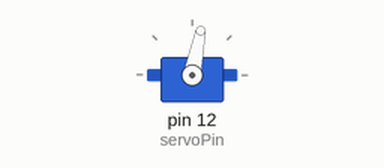
Simulated run of this program. Board: Raspberry Pi (header pin numbers). Shown: servo. Servo angles are drawn from the pulse width (0.5 ms = 0°, 2.5 ms = 180°); what the program prints to the terminal is not drawn.

Above: at 0.05 s.
At 0.4 s:
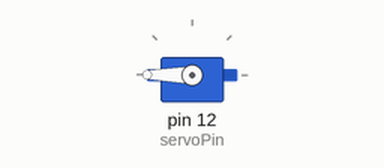
At 0.8 s:
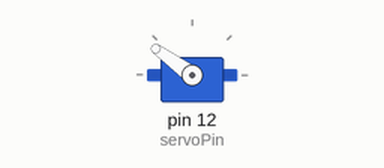
At 1.35 s:
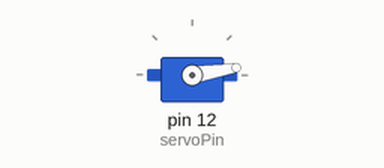
Timing chart, 0 to 3.1 s (numbered marks = the images above):
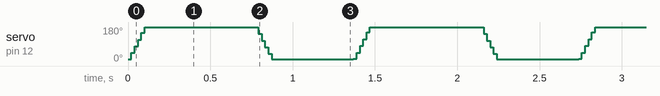

The program:

Rasp_Pi_15Servo.py
```python
import RPi.GPIO as GPIO
import time
OFFSE_DUTY = 0.5 #pulse offset
SERVO_MIN_DUTY = 2.5+OFFSE_DUTY #minimum angle pulse offset
SERVO_MAX_DUTY = 12.5+OFFSE_DUTY #maximum angle pulse offset
servoPin = 12 #output pin for servo

def map(value, fromLow, fromHigh, toLow, toHigh):
    return (toHigh-toLow)*(value-fromLow)/(fromHigh-fromLow) + toLow

#initialization
def setup():
    global p

    #set servo pin to output and a low value
    GPIO.setmode(GPIO.BOARD)
    GPIO.setup(servoPin, GPIO.OUT)
    GPIO.output(servoPin, GPIO.LOW)

    #define duty cycle to be 50Hz for servo pin
    p = GPIO.PWM(servoPin, 50)
    p.start(0)

def servoWrite(angle): #rotates servo to a given angle by mapping with duty cycle
    if(angle < 0):
        angle = 0
    elif(angle > 180):
        angle = 180
    p.ChangeDutyCycle(map(angle,0,100,SERVO_MIN_DUTY,SERVO_MAX_DUTY))

def loop():
    while True:
        for dc in range(0,180,1): #rotate servo from 0 to 180 degrees
            servoWrite(dc)
            time.sleep(0.001)
        time.sleep(0.5)

        for dc in range(180,-1,-1): #rotate servo from 180 degrees to 0
            servoWrite(dc)
            time.sleep(0.001)
        time.sleep(0.5)

#disable GPIO pins
def destroy():
    p.stop()
    GPIO.cleanup()

if __name__ == "__main__":
    print("Program is starting...")
    setup()
    try:
        loop()
    except KeyboardInterrupt:
        destroy()
```
